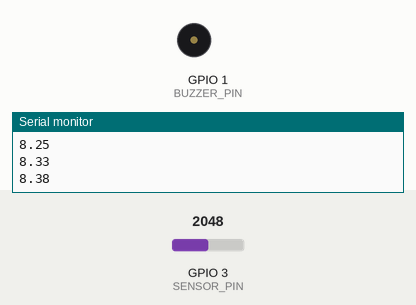
The program below on a simulated Seeed XIAO ESP32-S3. On the bench: buzzer (waves = sounding, pin HIGH), the last lines printed to the serial monitor. The inputs (shaded band) are chosen by the test bench; at power-on: GPIO 3 (SENSOR_PIN) = 2048 (analog values on the 0–4095 scale).

Above: at 1.2 s.
1.3 s: GPIO 3 (SENSOR_PIN) set to 1150
4.3 s: GPIO 3 (SENSOR_PIN) set to 1054
At 4.45 s:
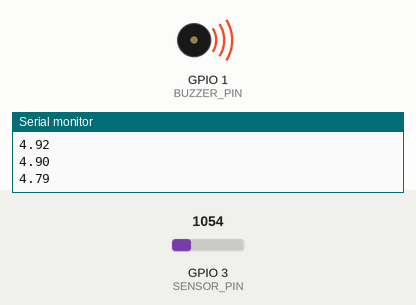
7.3 s: GPIO 3 (SENSOR_PIN) set to 3603
At 7.9 s:
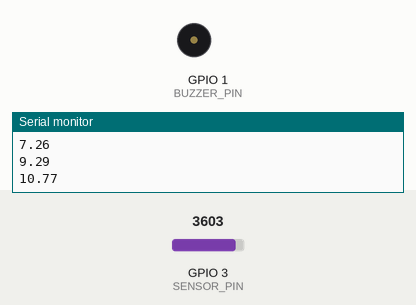
Timing chart, 0 to 10.3 s (numbered marks = the images above; inputs shaded):
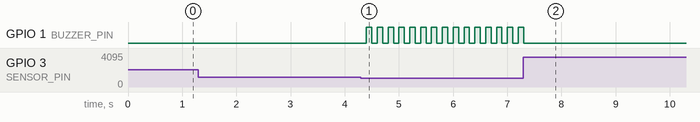

Measured:
- the behaviour switches between 1080 and 1079 on GPIO 3 (SENSOR_PIN) (found by bisection; images 0 and 1)
- after the input at 7.3 s, GPIO 1 (BUZZER_PIN): goes on until 7.3 s, then stays LOW
- by itself, GPIO 1 (BUZZER_PIN): alternates HIGH for 0.10 s and LOW for 0.10 s

The program:

main.cpp
```cpp
#include <Arduino.h>

// Pin Definitions
const int SENSOR_PIN = A2; // Analog pin for voltage measurement
const int BUZZER_PIN = D0; // Digital pin for buzzer control

// Voltage Reference and ADC Resolution
const float ADC_RESOLUTION = 4095.0; // 12-bit ADC
const float VREF = 3.3;              // Reference voltage
const float VOLTAGE_DIVIDER_RATIO = 5.0; // Voltage divider ratio
const float OFFSET = 0.24;           // Calibration offset

// Voltage Thresholds and Hysteresis
const float LOW_VOLTAGE_THRESHOLD = 7.35;       // Voltage threshold to start beeping
const float CRITICAL_VOLTAGE_THRESHOLD = 7.0;   // Voltage threshold for rapid beeping
const float HYSTERESIS_MARGIN = 0.1;            // Voltage margin to stop beeping
const int REQUIRED_LOW_VOLTAGE_COUNT = 15;      // Number of consecutive low readings required to activate buzzer
const float BATTERY_DISCONNECTED_THRESHOLD = 0.5; // Voltage threshold indicating battery is disconnected

// Timing Intervals
const unsigned long VOLTAGE_INTERVAL = 200; // Interval for voltage reading in milliseconds (5 Hz)
unsigned long previousVoltageMillis = 0;
unsigned long previousBuzzerMillis = 0;
unsigned long buzzerInterval = 1000; // Initial interval for buzzer beeping

// Buzzer State Variables
bool buzzerState = false;  // Tracks the current state of the buzzer
bool buzzerEnabled = false; // Indicates if the buzzer should be active
int lowVoltageCount = 0;    // Counter for consecutive low voltage readings

// Kalman Filter Variables
float kalman_gain = 0.1;
float estimate = 0;
float estimate_error = 1;
float process_noise = 0.01;
float measurement_noise = 0.1;

void setup() {
  Serial.begin(115200);
  analogReadResolution(12); // Set ADC resolution to 12 bits
  pinMode(BUZZER_PIN, OUTPUT);
  digitalWrite(BUZZER_PIN, LOW); // Ensure buzzer is off initially
}

float kalman_filter(float measurement) {
  // Prediction step
  float prediction = estimate;
  estimate_error += process_noise;

  // Update step
  kalman_gain = estimate_error / (estimate_error + measurement_noise);
  estimate = prediction + kalman_gain * (measurement - prediction);
  estimate_error *= (1 - kalman_gain);

  return estimate;
}

void loop() {
  unsigned long currentMillis = millis();

  // Voltage Reading and Serial Output
  if (currentMillis - previousVoltageMillis >= VOLTAGE_INTERVAL) {
    previousVoltageMillis = currentMillis;

    int rawValue = analogRead(SENSOR_PIN);
    float voltage = ((rawValue / ADC_RESOLUTION) * VREF * VOLTAGE_DIVIDER_RATIO) + OFFSET;

    // Apply Kalman filter
    float filtered_voltage = kalman_filter(voltage);

    // Check for battery disconnection
    if (filtered_voltage < BATTERY_DISCONNECTED_THRESHOLD) {
      buzzerEnabled = false;
      digitalWrite(BUZZER_PIN, LOW); // Turn off buzzer
    } else {
      Serial.println(filtered_voltage, 2);

      // Hysteresis Logic for Buzzer Activation
      if (!buzzerEnabled) {
        if (filtered_voltage <= LOW_VOLTAGE_THRESHOLD) {
          lowVoltageCount++;
          if (lowVoltageCount >= REQUIRED_LOW_VOLTAGE_COUNT) {
            buzzerEnabled = true;
            lowVoltageCount = 0; // Reset counter
          }
        } else {
          lowVoltageCount = 0; // Reset counter if voltage rises above threshold
        }
      } else {
        if (filtered_voltage > LOW_VOLTAGE_THRESHOLD + HYSTERESIS_MARGIN) {
          buzzerEnabled = false;
          digitalWrite(BUZZER_PIN, LOW); // Turn off buzzer
        }
      }

      // Determine Buzzer Interval Based on Voltage Levels
      if (buzzerEnabled) {
        if (filtered_voltage <= CRITICAL_VOLTAGE_THRESHOLD) {
          buzzerInterval = 100; // Fast beeping at critical voltage
        } else if (filtered_voltage <= LOW_VOLTAGE_THRESHOLD) {
          // Define discrete buzzer intervals
          if (filtered_voltage <= CRITICAL_VOLTAGE_THRESHOLD + 0.1) {
            buzzerInterval = 200;
          } else if (filtered_voltage <= CRITICAL_VOLTAGE_THRESHOLD + 0.2) {
            buzzerInterval = 400;
          } else if (filtered_voltage <= CRITICAL_VOLTAGE_THRESHOLD + 0.3) {
            buzzerInterval = 600;
          } else if (filtered_voltage <= CRITICAL_VOLTAGE_THRESHOLD + 0.4) {
            buzzerInterval = 800;
          } else {
            buzzerInterval = 1000;
          }
        }
      }
    }
  }

  // Buzzer Control
  if (buzzerEnabled && (currentMillis - previousBuzzerMillis >= buzzerInterval)) {
    previousBuzzerMillis = currentMillis;
    buzzerState = !buzzerState; // Toggle buzzer state
    digitalWrite(BUZZER_PIN, buzzerState ? HIGH : LOW); // Active-high buzzer
  }
}
```
